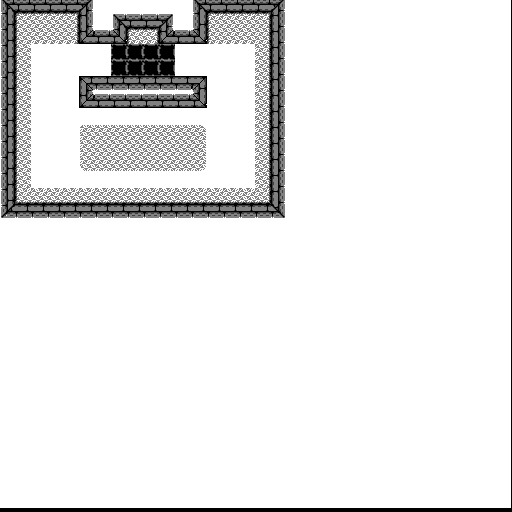

Rendered tile map (Tiled .tmx) drawn with the repository's tilesets; below, a short description and the full map source, tile grids included:
An orthogonal 32x32 tile map with 16x16 px tiles, 1 tile layer (Tile Layer 1).

<map version="1.0" tiledversion="1.1.6" orientation="orthogonal" renderorder="right-down" width="32" height="32" tilewidth="16" tileheight="16" infinite="0" nextobjectid="1">
 <tileset firstgid="1" source="SkullDungeon.tsx" />
 <layer name="Tile Layer 1" width="32" height="32" offsetx="-1.5" offsety="-4">
  <data encoding="csv">
1,2,2,2,2,3,7,7,7,7,7,7,1,2,2,2,2,3,7,7,7,7,7,7,7,7,7,7,7,7,7,7,
6,14,15,15,16,8,7,1,2,2,3,7,6,14,15,15,16,8,7,7,7,7,7,7,7,7,7,7,7,7,7,7,
6,20,21,21,22,9,2,10,14,16,9,2,10,20,21,21,22,8,7,7,7,7,7,7,7,7,7,7,7,7,7,7,
6,20,7,7,7,7,7,24,24,24,24,7,7,7,7,7,22,8,7,7,7,7,7,7,7,7,7,7,7,7,7,7,
6,20,7,7,7,7,7,24,24,24,24,7,7,7,7,7,22,8,7,7,7,7,7,7,7,7,7,7,7,7,7,7,
6,20,7,7,7,4,12,12,12,12,12,12,5,7,7,7,22,8,7,7,7,7,7,7,7,7,7,7,7,7,7,7,
6,20,7,7,7,9,2,2,2,2,2,2,10,7,7,7,22,8,7,7,7,7,7,7,7,7,7,7,7,7,7,7,
6,20,7,7,7,7,7,7,7,7,7,7,7,7,7,7,22,8,7,7,7,7,7,7,7,7,7,7,7,7,7,7,
6,20,7,7,7,17,18,18,18,18,18,18,19,7,7,7,22,8,7,7,7,7,7,7,7,7,7,7,7,7,7,7,
6,20,7,7,7,23,21,21,21,21,21,21,25,7,7,7,22,8,7,7,7,7,7,7,7,7,7,7,7,7,7,7,
6,20,7,7,7,29,30,30,30,30,30,30,31,7,7,7,22,8,7,7,7,7,7,7,7,7,7,7,7,7,7,7,
6,20,7,7,7,7,7,7,7,7,7,7,7,7,7,7,22,8,7,7,7,7,7,7,7,7,7,7,7,7,7,7,
6,26,27,27,27,27,27,27,27,27,27,27,27,27,27,27,28,8,7,7,7,7,7,7,7,7,7,7,7,7,7,7,
11,12,12,12,12,12,12,12,12,12,12,12,12,12,12,12,12,13,7,7,7,7,7,7,7,7,7,7,7,7,7,7,
7,7,7,7,7,7,7,7,7,7,7,7,7,7,7,7,7,7,7,7,7,7,7,7,7,7,7,7,7,7,7,7,
7,7,7,7,7,7,7,7,7,7,7,7,7,7,7,7,7,7,7,7,7,7,7,7,7,7,7,7,7,7,7,7,
7,7,7,7,7,7,7,7,7,7,7,7,7,7,7,7,7,7,7,7,7,7,7,7,7,7,7,7,7,7,7,7,
7,7,7,7,7,7,7,7,7,7,7,7,7,7,7,7,7,7,7,7,7,7,7,7,7,7,7,7,7,7,7,7,
7,7,7,7,7,7,7,7,7,7,7,7,7,7,7,7,7,7,7,7,7,7,7,7,7,7,7,7,7,7,7,7,
7,7,7,7,7,7,7,7,7,7,7,7,7,7,7,7,7,7,7,7,7,7,7,7,7,7,7,7,7,7,7,7,
7,7,7,7,7,7,7,7,7,7,7,7,7,7,7,7,7,7,7,7,7,7,7,7,7,7,7,7,7,7,7,7,
7,7,7,7,7,7,7,7,7,7,7,7,7,7,7,7,7,7,7,7,7,7,7,7,7,7,7,7,7,7,7,7,
7,7,7,7,7,7,7,7,7,7,7,7,7,7,7,7,7,7,7,7,7,7,7,7,7,7,7,7,7,7,7,7,
7,7,7,7,7,7,7,7,7,7,7,7,7,7,7,7,7,7,7,7,7,7,7,7,7,7,7,7,7,7,7,7,
7,7,7,7,7,7,7,7,7,7,7,7,7,7,7,7,7,7,7,7,7,7,7,7,7,7,7,7,7,7,7,7,
7,7,7,7,7,7,7,7,7,7,7,7,7,7,7,7,7,7,7,7,7,7,7,7,7,7,7,7,7,7,7,7,
7,7,7,7,7,7,7,7,7,7,7,7,7,7,7,7,7,7,7,7,7,7,7,7,7,7,7,7,7,7,7,7,
7,7,7,7,7,7,7,7,7,7,7,7,7,7,7,7,7,7,7,7,7,7,7,7,7,7,7,7,7,7,7,7,
7,7,7,7,7,7,7,7,7,7,7,7,7,7,7,7,7,7,7,7,7,7,7,7,7,7,7,7,7,7,7,7,
7,7,7,7,7,7,7,7,7,7,7,7,7,7,7,7,7,7,7,7,7,7,7,7,7,7,7,7,7,7,7,7,
7,7,7,7,7,7,7,7,7,7,7,7,7,7,7,7,7,7,7,7,7,7,7,7,7,7,7,7,7,7,7,7,
7,7,7,7,7,7,7,7,7,7,7,7,7,7,7,7,7,7,7,7,7,7,7,7,7,7,7,7,7,7,7,7
</data>
 </layer>
</map>
